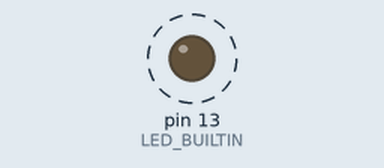
Simulated run of this sketch. Board: Arduino Uno, built with avr-gcc and run on an emulated ATmega328P. Parts: output pins drawn as LEDs (lit = HIGH). Dashed ring = blinking. What the sketch prints to the serial monitor is not drawn.

Above: at 0.5 s.
Timing chart, 0 to 4.6 s (numbered marks = the images above):
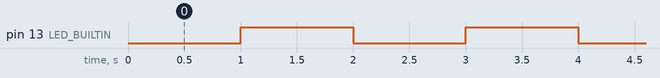

The sketch:

ESPert_Blink.ino
```cpp
/*
 * EPresso 1.0 LED_BUILTIN = 16;
 * EPresso 2.0 LED_BUILTIN = 2;
 */

void setup() {
  Serial.begin(115200);
  pinMode(LED_BUILTIN, OUTPUT);
}

void loop() {
  digitalWrite(LED_BUILTIN, LOW);
  Serial.println("LED: On");
  delay(1000);

  digitalWrite(LED_BUILTIN, HIGH);
  Serial.println("LED: Off");
  delay(1000);
}
```

Measured:
- by itself, pin 13 (LED_BUILTIN): alternates HIGH for 1.0 s and LOW for 1.0 s
